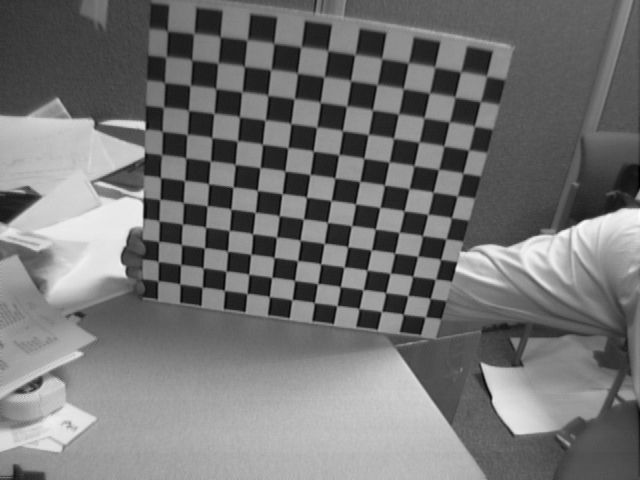
#> input picture opencvtest/biaoding/Image11.tif, 640 x 480 px; its folder holds only this picture in this run
$ python opencv2img1.py
#> lines starting #> are read from the running program, lines starting #| are printed output that depends on the picture; after the words box and inside, x2 and y2 are one past the last pixel; in counts of white or black regions, pixels touching at a corner belong together; long printed decimals are rounded
import numpy as np
import cv2
import glob

# termination criteria
criteria = (cv2.TERM_CRITERIA_EPS + cv2.TERM_CRITERIA_MAX_ITER, 30, 0.001)
cbrow = 12
cbcol = 13
# prepare object points, like (0,0,0), (1,0,0), (2,0,0) ....,(6,5,0)
objp = np.zeros((cbrow * cbcol,3), np.float32)
objp[:,:2] = np.mgrid[0:cbcol,0:cbrow].T.reshape(-1,2)
objp=objp
# Arrays to store object points and image points from all the images.
objpoints = [] # 3d point in real world space
imgpoints = [] # 2d points in image plane.
images = glob.glob('*.tif')
# cv2.imshow('img', images)
for fname in images:
    print(fname)
    img = cv2.imread(fname)
#> img is the input picture: shape (480, 640, 3); min 1, max 254, mean 116.2
    gray = cv2.cvtColor(img,cv2.COLOR_BGR2GRAY)
    # Find the chess board corners
    ret, corners = cv2.findChessboardCorners(gray, (cbcol, cbrow),None)
#> ret = True; corners = 156 rows, first 8: [166.8, 31.54], [193.4, 33.95], [219.9, 37.39], [246.4, 40.65], [273.7, 44.02], [300.5, 48.12], [327.6, 51.67], [354.5, 56.04]
    # If found, add object points, image points (after refining them)
    if ret == True:
        #print(1)
        objpoints.append(objp)

        corners2=cv2.cornerSubPix(gray,corners,(11,11),(-1,-1),criteria)
#> corners2 = 156 rows, first 8: [167.5, 30.7], [193.7, 33.47], [220.2, 36.56], [247, 39.83], [273.9, 43.22], [300.9, 46.78], [327.8, 50.39], [354.9, 54.45]
        imgpoints.append(corners)

        # Draw and display the corners
        cv2.drawChessboardCorners(img, (cbcol, cbrow), corners2,ret)
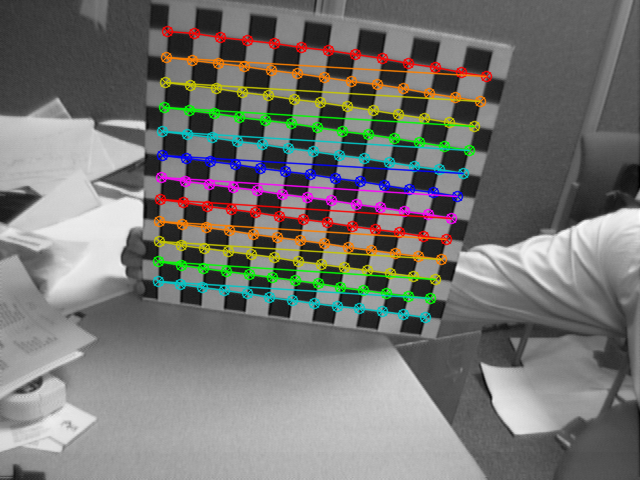
#> img: shape (480, 640, 3); 10.09% of pixels changed, all inside (x1, y1, x2, y2) = (152, 25, 493, 324)
        h=cv2.findHomography(objp,corners2)
        #print(fname,h[0])
        #cv2.imshow('img',img)
        #cv2.waitKey(100)
        ret, mtx, dist, rvecs, tvecs = cv2.calibrateCamera(objpoints, imgpoints, (640, 480), None, None)
#> ret = 0.119; mtx = [[759, 0, 296], [0, 794.8, 244.6], [0, 0, 1]]; dist = [[-0.374, 0.765, -0.00133, 0.00508, -2.59]]; rvecs = ([0.581, 0.0131, 0.134],); tvecs = ([-4.79, -7.57, 27.14],)
        print(ret,'\n', mtx ,'\n', dist,'\n', rvecs,'\n', tvecs)
#| 0.1188
#|  [[759.038   0.         295.991]
#|  [  0.         794.763 244.559]
#|  [  0.           0.           1.        ]]
#|  [[-3.74071614e-01  7.64768322e-01 -1.33297314e-03  5.07871181e-03
#|   -2.58985830e+00]]
#|  (array([[0.5809],
#|        [0.01309],
#|        [0.1336]]),)
#|  (array([[-4.786],
#|        [-7.573],
#|        [27.141]]),)

$ run again, on opencvtest/biaoding/Image17.tif
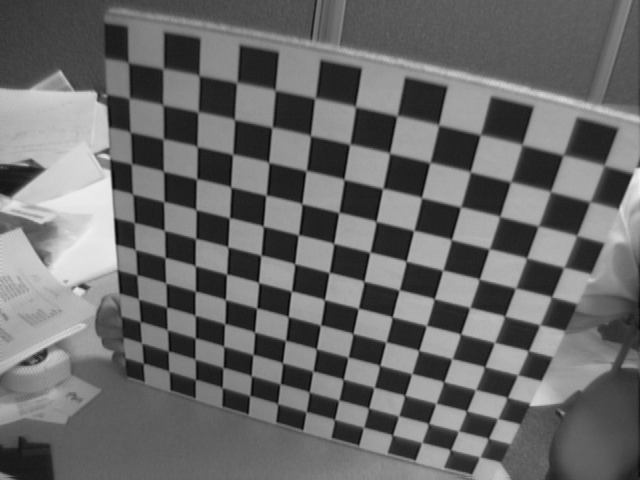
#> input picture opencvtest/biaoding/Image17.tif, 640 x 480 px
#> img is the input picture: shape (480, 640, 3); min 7, max 241, mean 105.9
#> `ret, corners = cv2.findChessboardCorners(gray, (cbcol, cbrow),None)`: ret = True; corners = 156 rows, first 8: [127.9, 62.76], [163, 68.5], [198.9, 75.93], [237, 82.5], [274.9, 90.63], [315, 98], [355.5, 106.5], [397, 115.5]
#> corners2 = 156 rows, first 8: [128.3, 62.44], [163.2, 68.66], [199.1, 75.34], [236.7, 82.52], [275.2, 89.99], [314.9, 98.13], [355.4, 106.5], [396.9, 115.6]
#> `cv2.drawChessboardCorners(img, (cbcol, cbrow), corners2,ret)`:
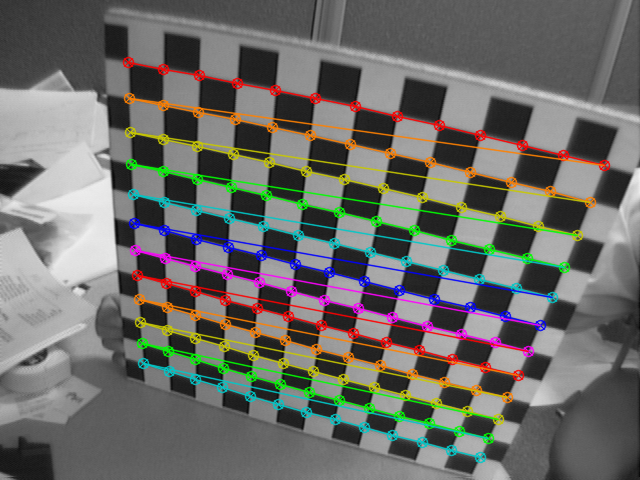
#> img: shape (480, 640, 3); 12.53% of pixels changed, all inside (x1, y1, x2, y2) = (122, 56, 611, 464)
#> `ret, mtx, dist, rvecs, tvecs = cv2.calibrateCamera(objpoints, imgpoint..`: ret = 0.141; mtx = [[660.1, 0, 295.8], [0, 671.3, 232.4], [0, 0, 1]]; dist = [[-0.245, -0.00629, 0.00208, 0.00325, 0.323]]; rvecs = ([0.608, 0.227, 0.178],); tvecs = ([-4.34, -4.32, 16.46],)
#| 0.1414
#|  [[660.118   0.         295.783]
#|  [  0.         671.341 232.420]
#|  [  0.           0.           1.        ]]
#|  [[-0.2455 -0.00629  0.002078  0.003247  0.3235]]
#|  (array([[0.6077],
#> (further printed lines are left out)

$ run again, on opencvtest/biaoding/Image20.tif
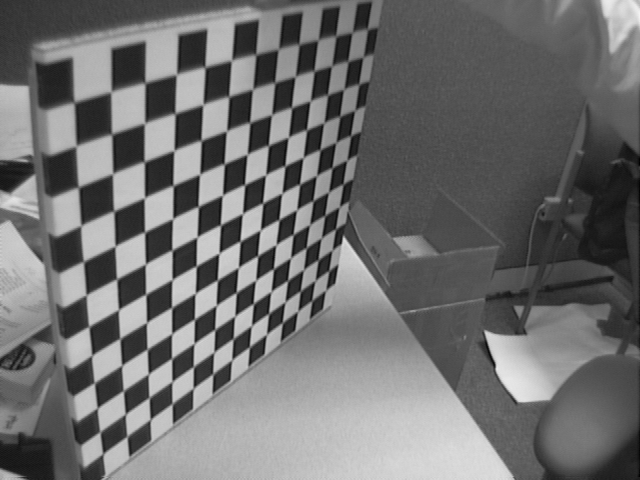
#> input picture opencvtest/biaoding/Image20.tif, 640 x 480 px
#> img is the input picture: shape (480, 640, 3); min 1, max 243, mean 111.3
#> `ret, corners = cv2.findChessboardCorners(gray, (cbcol, cbrow),None)`: ret = True; corners = 156 rows, first 8: [73.5, 102.5], [111.1, 91.54], [145, 82.5], [177.1, 72.71], [205, 66.5], [232.3, 58.66], [256.1, 55.89], [278.8, 48.47]
#> corners2 = 156 rows, first 8: [74.17, 102.2], [111, 91.67], [145, 82.6], [176.4, 74.3], [205.1, 66.98], [231.5, 60.18], [255.8, 54.45], [278.3, 48.95]
#> `cv2.drawChessboardCorners(img, (cbcol, cbrow), corners2,ret)`:
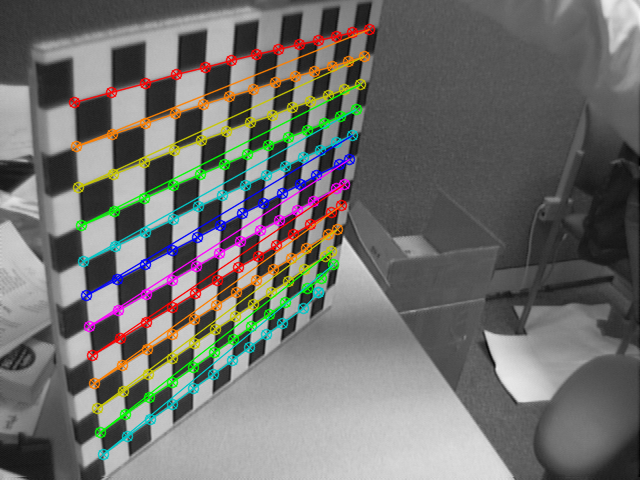
#> img: shape (480, 640, 3); 9.45% of pixels changed, all inside (x1, y1, x2, y2) = (68, 23, 376, 461)
#> `ret, mtx, dist, rvecs, tvecs = cv2.calibrateCamera(objpoints, imgpoint..`: ret = 1.85; mtx = [[608.5, 0, 433.9], [0, 697.7, 194], [0, 0, 1]]; dist = [[-0.0655, -0.672, -0.0101, -0.0318, 0.84]]; rvecs = ([0.561, -1.08, -0.0585],); tvecs = ([-8.27, -1.82, 13.83],)
#| 1.851
#|  [[608.547   0.         433.890]
#|  [  0.         697.724 193.973]
#|  [  0.           0.           1.        ]]
#|  [[-0.06548 -0.6716  -0.0101 -0.0318  0.8396]]
#|  (array([[ 0.5605  ],
#> (further printed lines are left out)

$ run again, on opencvtest/biaoding/Image9.tif
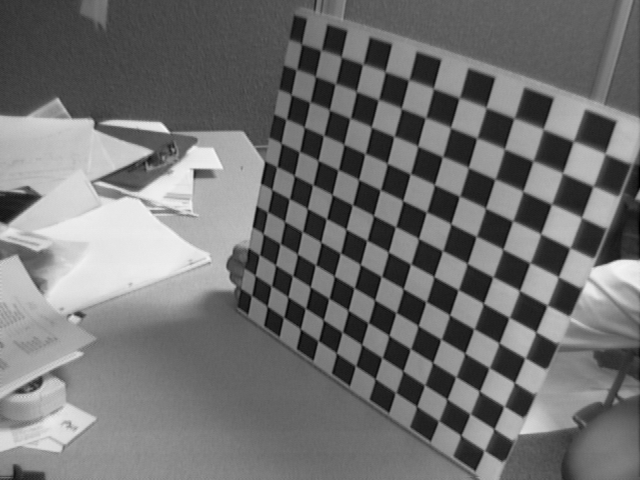
#> input picture opencvtest/biaoding/Image9.tif, 640 x 480 px
#> img is the input picture: shape (480, 640, 3); min 1, max 248, mean 113.4
#> `ret, corners = cv2.findChessboardCorners(gray, (cbcol, cbrow),None)`: ret = True; corners = 156 rows, first 8: [300.9, 44.91], [320.5, 51.66], [340.9, 57.42], [363, 64], [384.8, 71.95], [408.4, 80.6], [433.1, 88.66], [459.5, 97.5]
#> corners2 = 156 rows, first 8: [301.5, 43.69], [321, 50.17], [341.4, 56.65], [362.8, 64.03], [385.2, 71.46], [408.7, 79.72], [433.4, 88.25], [459.3, 97.74]
#> `cv2.drawChessboardCorners(img, (cbcol, cbrow), corners2,ret)`:
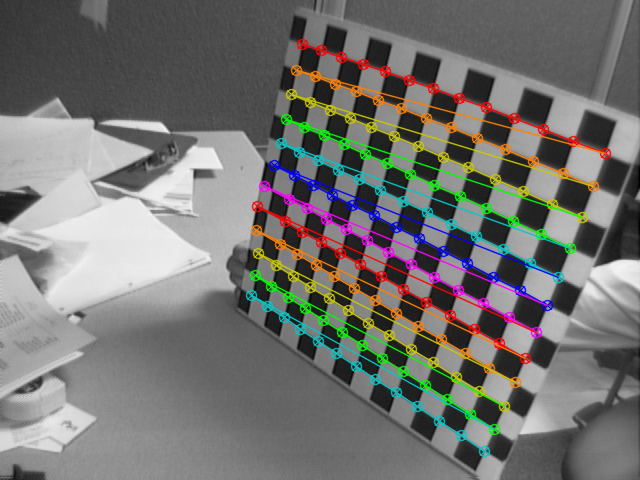
#> img: shape (480, 640, 3); 9.89% of pixels changed, all inside (x1, y1, x2, y2) = (245, 38, 612, 458)
#> `ret, mtx, dist, rvecs, tvecs = cv2.calibrateCamera(objpoints, imgpoint..`: ret = 1.3; mtx = [[1203.1, 0, 182.9], [0, 908.7, 351.1], [0, 0, 1]]; dist = [[-0.958, 4.52, -0.0556, 0.0587, -14.16]]; rvecs = ([0.469, 1, 0.382],); tvecs = ([3.2, -11.63, 34.06],)
#| 1.297
#|  [[1.20306420e+03 0.00000000e+00 1.82920518e+02]
#|  [0.00000000e+00 9.08678344e+02 3.51064640e+02]
#|  [0.00000000e+00 0.00000000e+00 1.00000000e+00]]
#|  [[ -0.9582   4.520  -0.05562   0.05867 -14.165]]
#|  (array([[0.4691],
#> (further printed lines are left out)
